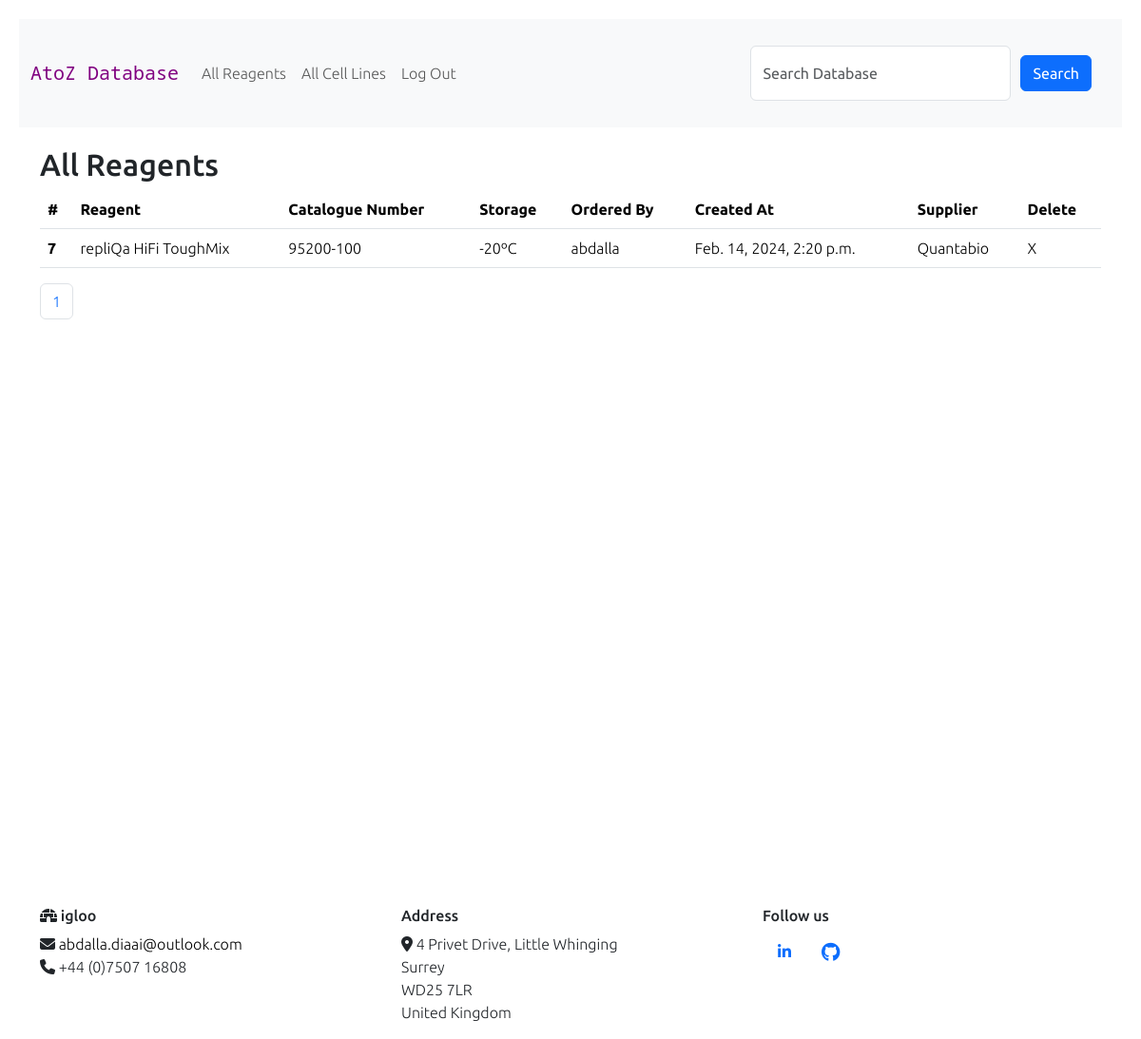
The page /view_reagents (signed in) on the database its author committed.
### reagents/models.py (models this page shows, shortened)
class TimeStampedModel(models.Model):
    created_at = models.DateTimeField(auto_now_add=True)
    updated_at = models.DateTimeField(auto_now=True)
    class Meta:
        abstract = True

class Reagent(TimeStampedModel):
    created = TimeStampedModel.created_at
    reagent_name = models.CharField(max_length=300, blank=True, null=True)
    catalogue_no = models.CharField(max_length=300, blank=True, null=True)
    reagent_url = models.CharField(max_length=300, blank=True, null=True)
    owner = models.ForeignKey(settings.AUTH_USER_MODEL, on_delete=models.CASCADE, null=True)
    reagent_storage = models.CharField(max_length=10, blank=True, null=True)
    reagent_supplier = models.CharField(max_length=64, blank=True, null=True)

class User(AbstractUser):
    pass

### reagents/views.py (the view)
# urls.py: path("view_reagents", views.view_reagents, name="view_reagents"),
@login_required
def view_reagents(request):
    reagents = Reagent.objects.all()
    paginator = Paginator(reagents, 10)
    page_number = request.GET.get("page")
    page_obj = paginator.get_page(page_number)
    return render(
        request,
        "reagents/reagents.html",
        {"page_obj": page_obj, "paginator": paginator, "search_form": NewSearch()},
    )

### reagents/forms.py
class NewSearch(forms.Form):
    CHOICES = [("cells", "Cells"), ("reagents", "Reagents")]
    search = forms.CharField(
        label="",
        widget=forms.TextInput(
            attrs={"placeholder": "Search Database", "class": "form-control"}
        ),
    )
    database_to_search = models.CharField(max_length=30, choices=CHOICES, default="Reagents")

### reagents/templates/reagents/reagents.html (shortened to what this page needs)
{% extends "reagents/layout.html" %}
{% load static %}
{% block body %}
<h2>All Reagents</h2>
{% if user.is_authenticated %}
<div>
    <table class="table">
        <thead>
            <tr>
                <th scope="col">#</th>
                <th scope="col">Reagent</th>
                <th scope="col">Catalogue Number</th>
                <th scope="col">Storage</th>
                <th scope="col">Ordered By</th>
                <th scope="col">Created At</th>
                <th scope="col">Supplier</th>
                <th scope="col">Delete</th>
            </tr>
        </thead>
        <tbody>
            {% for reagent in page_obj %}
            <tr>
                <th scope="row">{{ reagent.id }}</th>
                <td>{{ reagent.reagent_name }}</td>
                <td>{{ reagent.catalogue_no }}</td>
                <td>{{ reagent.reagent_storage }}ºC</td>
                <td>{{ reagent.owner }}</td>
                <td> {{ reagent.created }}</td>
                <td><a href="{{ reagent.reagent_url }}">{{ reagent.reagent_supplier }}</a></td>
                <td><a id="delete" href="{% url 'delete_reagent' reagent.id %}">X</a></td>
            </tr>
            {% endfor %}
        </tbody>
    </table>
</div>
{% if paginator.count > 0 %}
<nav aria-label="Page navigation example">
    <ul class="pagination">
        {% for page_number in paginator.page_range %}
        {% if page.obj.number == page_number %}
        <li class="page-item active"><a class="page-link" href="">{{ page_number }}</a></li>
        {% else %}
        <li class="page-item"><a class="page-link" href="?page={{ page_number }}">{{ page_number }}</a></li>
        {% endif %}
        {% endfor %}
    </ul>
</nav>
{% endif %}
{% endif %}
{% endblock %}

### reagents/static/reagents/styles.css (style rules this page uses)
#id_search { margin-inline-end: 10px; }
body { font-family: "Ubuntu", sans-serif; font-weight: 300; font-style: normal; }
a { text-decoration: none; color: black; }

### rows shown on the page
Reagent: id "7", reagent_name "repliQa HiFi ToughMix", catalogue_no "95200-100", reagent_storage "-20", owner "abdalla", created "Feb. 14, 2024, 2:20 p.m.", reagent_supplier "Quantabio"

### other values the page prints
{{ page_number }} "1"
